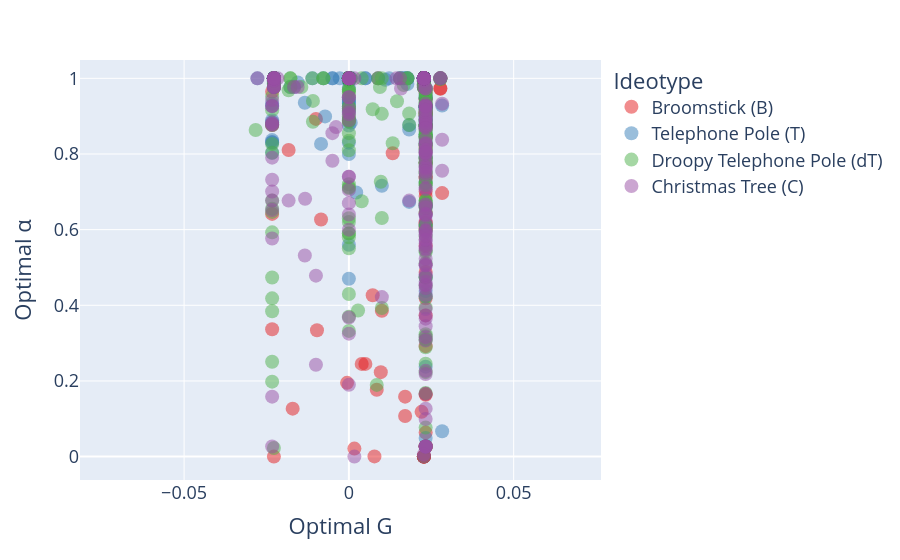

Notebook code for this chart:
### Code cell
fig = px.scatter(
    ideotypes_df,
    x="best_G",
    y="min_alpha",
    color=ideotypes_df["ideotype label"].astype(str),
    hover_name="arbor name",
    opacity=0.5,
    color_discrete_sequence=px.colors.qualitative.Set1,
)

fig.update_traces(marker=dict(size=14))
fig.update_layout(
    font=dict(size=18),
    legend_title_text="Ideotype",
    xaxis_title="Optimal G",
    yaxis_title="Optimal α",
    showlegend=True
)

fig.show()
fig.write_html("docs/Optimal_G_alpha_ideotypes.html")
fig.write_image("paper-figs/Ideotypes-Analysis/Optimal-alpha-vs-G.pdf")

### Figure 1 — Plotly figure (JSON) as saved in the notebook; plotly's stock layout.template omitted (floating-point values rounded to 4 significant figures; data arrays with more than 128 entries replaced by an {"elided": "..."} marker saying what was removed)
{"data": [{"hovertemplate": "<b>%{hovertext}</b><br><br>ideotype label=Broomstick (B)<br>best_G=%{x}<br>min_alpha=%{y}<extra></extra>", "hovertext": ["pimpi_Big4_D5_set1_day5_20191012_311_101_2_C", "pimpi_Big4_D5_set1_day5_20191012_334_101_3_C", "pimpi_Big4_D5_set1_day5_20191012_224_101_3_S", "pimpi_Big4_D5_set1_day5_20191012_294_103_2_C", "pimpi_Big4_D5_set1_day5_20191012_268_106_2_C", "pimpi_Big4_D5_set1_day5_20191012_259_106_1_S", "pimpi_Big5_all_day_set1_day4_20191023_237_107_2_C", "pimpi_Big5_all_day_set1_day4_20191023_313_107_4_C", "pimpi_Big5_all_day_set1_day4_20191023_020_108_2_C", "pimpi_Big5_all_day_set1_day4_20191023_138_109_1_C", "pimpi_Big5_all_day_set1_day4_20191023_160_115_1_C", "pimpi_Big5_all_day_set1_day4_20191023_187_117_1_C", "pimpi_Big5_all_day_set1_day4_20191023_247_117_2_C", "pimpi_Big5_all_day_set1_day4_20191023_114_118_4_C", "pimpi_Big5_all_day_set1_day4_20191023_036_118_4_S", "pimpi_Big5_all_day_set1_day4_20191023_089_120_2_C", "pimpi_Big5_all_day_set1_day4_20191023_024_120_1_S", "pimpi_Big5_all_day_set1_day4_20191023_127_121_4_C", "pimpi_Big5_all_day_set1_day4_20191023_167_121_3_S", "pimpi_Big5_all_day_set1_day4_20191023_016_125_4_C", "pimpi_Big5_all_day_set1_day4_20191023_136_125_2_C", "pimpi_Big5_all_day_set1_day3_20191022_315_125_3_C", "pimpi_Big5_all_day_set1_day4_20191023_296_125_2_S", "pimpi_Big5_all_day_set1_day4_20191023_171_129_3_S", "pimpi_Big5_all_day_set1_day4_20191023_209_132_3_S", "pimpi_Big5_all_day_set1_day4_20191023_129_133_4_C", "pimpi_Big5_all_day_set1_day4_20191023_142_133_4_S", "pimpi_Big2_D4D5_set1_day5_20190927_099_138_4_C", "pimpi_Big2_D4D5_set1_day5_20190927_034_142_1_C", "pimpi_Big2_D4D5_set1_day5_20190927_066_144_3_C", "pimpi_Big2_D4D5_set1_day5_20190927_172_144_2_C", "pimpi_Big2_D4D5_set1_day5_20190927_022_144_3_S", "pimpi_Big5_all_day_set1_day4_20191023_008_151_2_C", "pimpi_Big5_all_day_set1_day4_20191023_087_151_3_C", "pimpi_Big5_all_day_set1_day4_20191023_257_151_3_S", "pimpi_Big5_all_day_set1_day4_20191023_281_154_2_S", "pimpi_Big5_all_day_set1_day4_20191023_091_156_4_C", "pimpi_Big5_all_day_set1_day4_20191023_283_157_2_C", "pimpi_Big5_all_day_set1_day4_20191023_155_157_2_S", "pimpi_Big5_all_day_set1_day4_20191023_165_159_3_C", "pimpi_Big5_all_day_set1_day4_20191023_100_159_1_S", "pimpi_Big5_all_day_set1_day4_20191023_144_159_4_S", "pimpi_Big5_all_day_set1_day4_20191023_166_159_3_S", "pimpi_Big5_all_day_set1_day4_20191023_226_159_2_S", "pimpi_Big5_all_day_set1_day4_20191023_241_160_1_C", "pimpi_Big5_all_day_set1_day4_20191023_053_160_2_S", "pimpi_Big5_all_day_set1_day4_20191023_262_162_1_C", "pimpi_Big2_D4D5_set1_day5_20190927_078_166_2_C", "pimpi_Big2_D4D5_set1_day5_20190927_237_170_3_C", "pimpi_Big3_D5_set1_day5_20191004_055_175_3_C", "pimpi_Big3_D5_set1_day5_20191004_139_175_4_C", "pimpi_Big5_all_day_set1_day4_20191023_046_178_1_C", "pimpi_Big5_all_day_set1_day4_20191023_119_178_3_C", "pimpi_Big5_all_day_set1_day4_20191023_280_178_4_C", "pimpi_Big5_all_day_set1_day4_20191023_103_178_4_S", "pimpi_Big5_all_day_set1_day4_20191023_113_178_3_S", "pimpi_Big5_all_day_set1_day5_20191023_052_179_1_C", "pimpi_Big5_all_day_set1_day4_20191023_124_184_2_C", "pimpi_Big5_all_day_set1_day4_20191023_312_184_1_C", "pimpi_Big5_all_day_set1_day4_20191023_161_185_3_S", "pimpi_Big5_all_day_set1_day4_20191023_213_187_1_C", "pimpi_Big5_all_day_set1_day4_20191023_170_187_3_S", "pimpi_Big5_all_day_set1_day4_20191023_193_187_2_S", "pimpi_Big1_D5_set1_day5_20190913_086_189_3_C", "pimpi_Big5_all_day_set1_day4_20191023_067_189_2_C", "pimpi_Big5_all_day_set1_day4_20191023_272_189_1_C", "pimpi_Big5_all_day_set1_day4_20191023_043_190_3_C", "pimpi_Big5_all_day_set1_day4_20191023_207_190_4_C", "pimpi_Big5_all_day_set1_day4_20191023_250_190_2_C", "pimpi_Big5_all_day_set1_day4_20191023_009_190_2_S", "pimpi_Big5_all_day_set1_day4_20191023_027_190_4_S", "pimpi_Big1_D4_set1_day4_20190912_021_194_1_C", "pimpi_Big1_D5_set1_day5_20190913_164_194_3_C", "pimpi_Big1_D4_set1_day4_20190912_016_194_1_S", "pimpi_Big1_D5_set1_day5_20190913_082_194_3_S", "pimpi_Big1_D5_set1_day5_20190913_007_195_1_C", "pimpi_Big1_D5_set1_day5_20190913_084_196_1_S", "pimpi_Big1_D5_set1_day5_20190913_014_197_3_C", "pimpi_Big1_D5_set1_day5_20190913_078_198_1_C", "pimpi_Big1_D5_set1_day5_20190913_153_212_1_C", "pimpi_Big1_D5_set1_day5_20190913_179_220_1_S", "pimpi_Big3_D5_set1_day5_20191004_091_222_1_S", "pimpi_Big3_D5_set1_day5_20191004_059_233_2_C", "pimpi_Big3_D5_set1_day5_20191004_144_233_3_C", "pimpi_Big3_D5_set1_day5_20191004_230_233_1_C", "pimpi_Big3_D5_set1_day5_20191004_005_233_1_S", "pimpi_Big3_D5_set1_day5_20191004_045_233_2_S", "pimpi_Big3_D5_set1_day5_20191004_162_239_2_S", "pimpi_Big3_D5_set1_day5_20191004_254_250_4_C", "pimpi_Big3_D5_set1_day5_20191004_120_250_2_S", "pimpi_Big3_D5_set1_day5_20191004_257_250_1_S", "pimpi_Big2_D4D5_set1_day5_20190927_212_253_1_C", "pimpi_Big2_D4D5_set1_day5_20190927_012_256_3_C", "pimpi_Big2_D4D5_set1_day5_20190927_229_256_2_C", "pimpi_Big2_D4D5_set1_day5_20190927_101_258_3_C", "pimpi_Big2_D4D5_set1_day5_20190927_220_258_1_C", "pimpi_Big3_D5_set1_day5_20191004_104_271_3_C", "pimpi_Big3_D5_set1_day5_20191004_173_271_4_C", "pimpi_Big3_D5_set1_day5_20191004_187_271_2_C", "pimpi_Big3_D5_set1_day5_20191004_117_271_1_S", "pimpi_Big1_D5_set1_day5_20190913_002_283_3_C", "pimpi_Big1_D5_set1_day5_20190913_085_283_3_S", "pimpi_Big1_D3_set1_day3_20190911_160_284_1_S", "pimpi_Big1_D5_set1_day5_20190913_061_286_2_C", "pimpi_Big1_D5_set1_day5_20190913_075_286_1_C", "pimpi_Big1_D5_set1_day5_20190913_178_286_3_C", "pimpi_Big1_D5_set1_day5_20190913_157_286_1_S", "pimpi_Big1_D5_set1_day5_20190913_194_288_2_C", "pimpi_Big1_D3_set1_day3_20190911_204_288_2_S", "pimpi_Big1_D5_set1_day5_20190913_163_290_1_C", "pimpi_Big1_D5_set1_day5_20190913_042_291_2_C", "pimpi_Big1_D5_set1_day5_20190913_054_291_1_C", "pimpi_Big1_D5_set1_day5_20190913_211_291_3_C", "pimpi_Big1_D5_set1_day5_20190913_066_292_3_C", "pimpi_Big1_D5_set1_day5_20190913_109_292_2_C", "pimpi_Big1_D5_set1_day5_20190913_146_292_2_S", "pimpi_Big1_D5_set1_day5_20190913_117_300_2_C", "pimpi_Big1_D5_set1_day5_20190913_168_307_3_C"], "legendgroup": "Broomstick (B)", "marker": {"color": "rgb(228,26,28)", "opacity": 0.5, "size": 14, "symbol": "circle"}, "mode": "markers", "name": "Broomstick (B)", "orientation": "v", "showlegend": true, "type": "scatter", "x": [1.523, 0.4767, 0.4767, 0.02276, 1.523, 3.027, 0.02329, 0.02276, 0.4772, 0.4772, 0.02329, 0.02329, 0.02329, 0.02276, 0.02329, 0.02276, -0.02276, -0.02329, 0.003889, 0.02329, 0.02276, 0.02775, 0.007221, 0.02329, 0.02276, 0.02276, 0.001667, 0.02276, 0.02329, 0.02329, 0.02276, 0.02276, 0.008866, 0.02329, 0.02329, -0.008451, 0.02276, 0.4767, 0.005, 0.02775, 0.02329, 0.00968, 0.4772, 0.02276, 0.02329, 0.01, 0.4772, 0.01706, 0.02206, 0.02329, 1.977, 0.4717, 0.5233, 0.4767, 0.4767, 1.023, -0.01829, 0.008451, 0.4772, 0.4767, 0.02329, 0.02329, 0.9767, 0.0, 0.5233, 0.4767, 0.02329, -0.02276, -0.01, 0.02329, 0.02329, -0.02329, 0.007755, 0.02775, 0.4895, -0.02329, -0.02329, 0.02276, 0.4772, 0.01706, 0.5105, 0.4772, 0.02276, 0.9772, 0.02329, 0.02829, 0.02276, 0.02329, 0.02329, -0.01706, 0.02329, 0.02276, 0.4945, 0.02276, 0.4772, 0.4767, 0.02329, -0.00968, -0.000556, 0.02775, 0.0, 0.02329, 0.4767, 0.02329, 0.02329, 0.02276, 0.02276, -0.4767, 0.4767, 0.4772, 0.01329, 0.02329, 0.02329, 0.4772, 0.02329, 0.02329, 0.02276, 0.5233], "xaxis": "x", "y": [0.6767, 0.06706, 0.6267, 1.0, 0.9468, 1.0, 0.02671, 1.0, 1.0, 1.0, 0.9457, 0.6432, 0.1659, 1.0, 0.4879, 1.0, 0.0, 0.9646, 0.245, 0.8671, 1.0, 1.0, 0.4267, 0.2919, 0.0, 0.9817, 0.02111, 0.9772, 0.9109, 0.9267, 0.0, 0.0, 1.0, 0.5572, 0.6171, 0.6267, 1.0, 0.8767, 0.245, 0.9722, 0.1633, 0.2233, 0.0, 0.0, 0.9634, 0.3856, 1.0, 0.1072, 0.1183, 0.02671, 1.0, 0.8882, 0.8597, 0.4407, 0.7267, 0.7767, 0.8105, 0.1767, 1.0, 0.7767, 0.06337, 0.02671, 0.5895, 1.0, 0.6733, 0.9084, 0.9018, 0.9772, 0.8928, 0.7403, 0.6891, 0.3366, 0.000556, 1.0, 0.4329, 0.8767, 0.6415, 0.9908, 1.0, 0.1585, 0.3233, 0.0, 1.0, 1.0, 0.8183, 0.6965, 0.0, 0.9096, 0.6085, 0.1267, 0.7353, 1.0, 0.9304, 1.0, 0.9772, 0.7895, 0.3733, 0.3342, 0.195, 0.9734, 0.8872, 0.9444, 0.8767, 0.6031, 0.9055, 1.0, 0.0, 0.6572, 0.6932, 1.0, 0.8018, 0.7007, 0.4183, 1.0, 0.6184, 0.7767, 1.0, 0.9292], "yaxis": "y"}, {"hovertemplate": "<b>%{hovertext}</b><br><br>ideotype label=Telephone Pole (T)<br>best_G=%{x}<br>min_alpha=%{y}<extra></extra>", "hovertext": {"elided": "239 str values"}, "legendgroup": "Telephone Pole (T)", "marker": {"color": "rgb(55,126,184)", "opacity": 0.5, "size": 14, "symbol": "circle"}, "mode": "markers", "name": "Telephone Pole (T)", "orientation": "v", "showlegend": true, "type": "scatter", "x": {"elided": "239 float values"}, "xaxis": "x", "y": {"elided": "239 float values"}, "yaxis": "y"}, {"hovertemplate": "<b>%{hovertext}</b><br><br>ideotype label=Droopy Telephone Pole (dT)<br>best_G=%{x}<br>min_alpha=%{y}<extra></extra>", "hovertext": {"elided": "365 str values"}, "legendgroup": "Droopy Telephone Pole (dT)", "marker": {"color": "rgb(77,175,74)", "opacity": 0.5, "size": 14, "symbol": "circle"}, "mode": "markers", "name": "Droopy Telephone Pole (dT)", "orientation": "v", "showlegend": true, "type": "scatter", "x": {"elided": "365 float values"}, "xaxis": "x", "y": {"elided": "365 float values"}, "yaxis": "y"}, {"hovertemplate": "<b>%{hovertext}</b><br><br>ideotype label=Christmas Tree (C)<br>best_G=%{x}<br>min_alpha=%{y}<extra></extra>", "hovertext": {"elided": "232 str values"}, "legendgroup": "Christmas Tree (C)", "marker": {"color": "rgb(152,78,163)", "opacity": 0.5, "size": 14, "symbol": "circle"}, "mode": "markers", "name": "Christmas Tree (C)", "orientation": "v", "showlegend": true, "type": "scatter", "x": {"elided": "232 float values"}, "xaxis": "x", "y": {"elided": "232 float values"}, "yaxis": "y"}], "layout": {"autosize": true, "font": {"size": 18}, "legend": {"title": {"text": "Ideotype"}, "tracegroupgap": 0}, "margin": {"t": 60}, "showlegend": true, "xaxis": {"anchor": "y", "autorange": false, "domain": [0, 1], "range": [-0.08159, 0.07649], "title": {"text": "Optimal G"}, "type": "linear"}, "yaxis": {"anchor": "x", "autorange": false, "domain": [0, 1], "range": [-0.06188, 1.048], "title": {"text": "Optimal α"}, "type": "linear"}}}
